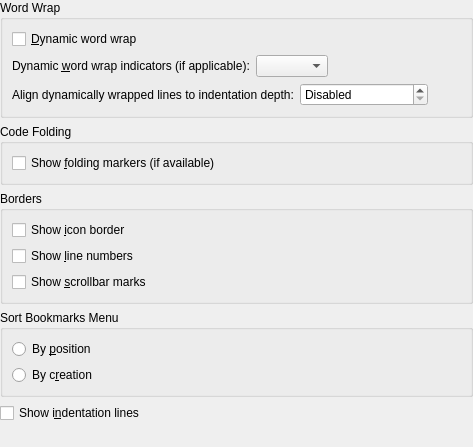
<ui version="4.0" >
 <author></author>
 <comment></comment>
 <exportmacro></exportmacro>
 <class>AppearanceConfigWidget</class>
 <widget class="QWidget" name="AppearanceConfigWidget" >
  <property name="geometry" >
   <rect>
    <x>0</x>
    <y>0</y>
    <width>473</width>
    <height>447</height>
   </rect>
  </property>
  <layout class="QVBoxLayout" >
   <property name="margin" >
    <number>0</number>
   </property>
   <property name="spacing" >
    <number>6</number>
   </property>
   <item>
    <widget class="QGroupBox" name="gbWordWrap" >
     <property name="title" >
      <string>Word Wrap</string>
     </property>
     <layout class="QVBoxLayout" >
      <property name="margin" >
       <number>9</number>
      </property>
      <property name="spacing" >
       <number>6</number>
      </property>
      <item>
       <widget class="QCheckBox" name="chkDynamicWordWrap" >
        <property name="text" >
         <string>&amp;Dynamic word wrap</string>
        </property>
       </widget>
      </item>
      <item>
       <layout class="QHBoxLayout" >
        <property name="margin" >
         <number>0</number>
        </property>
        <property name="spacing" >
         <number>6</number>
        </property>
        <item>
         <widget class="QLabel" name="lblDynamicWordWrapIndicators" >
          <property name="text" >
           <string>Dynamic &amp;word wrap indicators (if applicable):</string>
          </property>
          <property name="buddy" >
           <cstring>cmbDynamicWordWrapIndicator</cstring>
          </property>
         </widget>
        </item>
        <item>
         <widget class="QComboBox" name="cmbDynamicWordWrapIndicator" />
        </item>
        <item>
         <spacer>
          <property name="orientation" >
           <enum>Qt::Horizontal</enum>
          </property>
          <property name="sizeHint" >
           <size>
            <width>16</width>
            <height>20</height>
           </size>
          </property>
         </spacer>
        </item>
       </layout>
      </item>
      <item>
       <layout class="QHBoxLayout" >
        <property name="margin" >
         <number>0</number>
        </property>
        <property name="spacing" >
         <number>6</number>
        </property>
        <item>
         <widget class="QLabel" name="lblDynamicWordWrapIndicators_2" >
          <property name="text" >
           <string>Align dynamically wrapped lines to indentation depth:</string>
          </property>
          <property name="buddy" >
           <cstring>sbDynamicWordWrapDepth</cstring>
          </property>
         </widget>
        </item>
        <item>
         <widget class="QSpinBox" name="sbDynamicWordWrapDepth" >
          <property name="specialValueText" >
           <string>Disabled</string>
          </property>
          <property name="suffix" >
           <string>% of View Width</string>
          </property>
          <property name="maximum" >
           <number>80</number>
          </property>
          <property name="singleStep" >
           <number>10</number>
          </property>
         </widget>
        </item>
        <item>
         <spacer>
          <property name="orientation" >
           <enum>Qt::Horizontal</enum>
          </property>
          <property name="sizeHint" >
           <size>
            <width>141</width>
            <height>20</height>
           </size>
          </property>
         </spacer>
        </item>
       </layout>
      </item>
     </layout>
    </widget>
   </item>
   <item>
    <widget class="QGroupBox" name="gbCodeFolding" >
     <property name="title" >
      <string>Code Folding</string>
     </property>
     <layout class="QVBoxLayout" >
      <property name="margin" >
       <number>9</number>
      </property>
      <property name="spacing" >
       <number>6</number>
      </property>
      <item>
       <widget class="QCheckBox" name="chkShowFoldingMarkers" >
        <property name="text" >
         <string>Show &amp;folding markers (if available)</string>
        </property>
       </widget>
      </item>
     </layout>
    </widget>
   </item>
   <item>
    <widget class="QGroupBox" name="gbBorders" >
     <property name="title" >
      <string>Borders</string>
     </property>
     <layout class="QVBoxLayout" >
      <property name="margin" >
       <number>9</number>
      </property>
      <property name="spacing" >
       <number>6</number>
      </property>
      <item>
       <widget class="QCheckBox" name="chkIconBorder" >
        <property name="text" >
         <string>Show &amp;icon border</string>
        </property>
       </widget>
      </item>
      <item>
       <widget class="QCheckBox" name="chkLineNumbers" >
        <property name="text" >
         <string>Show &amp;line numbers</string>
        </property>
       </widget>
      </item>
      <item>
       <widget class="QCheckBox" name="chkScrollbarMarks" >
        <property name="text" >
         <string>Show &amp;scrollbar marks</string>
        </property>
       </widget>
      </item>
     </layout>
    </widget>
   </item>
   <item>
    <widget class="QGroupBox" name="gbSortBookmarks" >
     <property name="title" >
      <string>Sort Bookmarks Menu</string>
     </property>
     <layout class="QVBoxLayout" >
      <property name="margin" >
       <number>9</number>
      </property>
      <property name="spacing" >
       <number>6</number>
      </property>
      <item>
       <widget class="QRadioButton" name="rbSortBookmarksByPosition" >
        <property name="text" >
         <string>By &amp;position</string>
        </property>
       </widget>
      </item>
      <item>
       <widget class="QRadioButton" name="rbSortBookmarksByCreation" >
        <property name="text" >
         <string>By c&amp;reation</string>
        </property>
       </widget>
      </item>
     </layout>
    </widget>
   </item>
   <item>
    <widget class="QCheckBox" name="chkShowIndentationLines" >
     <property name="text" >
      <string>Show i&amp;ndentation lines</string>
     </property>
    </widget>
   </item>
   <item>
    <spacer>
     <property name="orientation" >
      <enum>Qt::Vertical</enum>
     </property>
     <property name="sizeHint" >
      <size>
       <width>371</width>
       <height>16</height>
      </size>
     </property>
    </spacer>
   </item>
  </layout>
 </widget>
 <pixmapfunction></pixmapfunction>
 <resources/>
 <connections/>
</ui>
